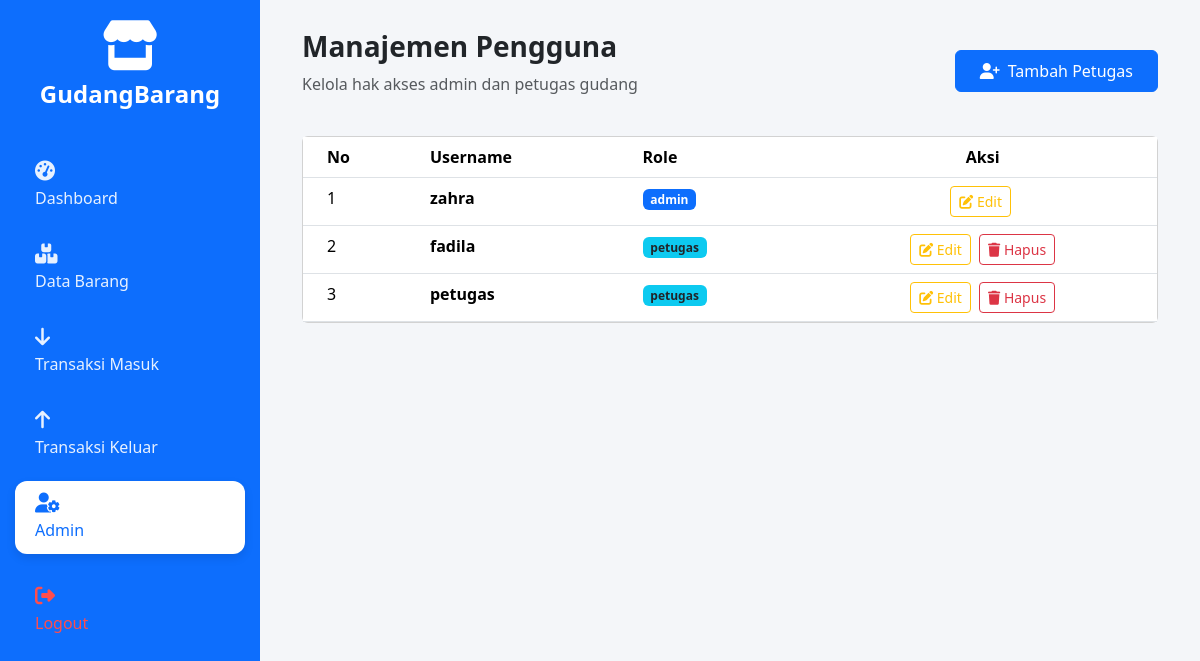
The page /admin.php (signed in) on the database its author committed.
### tables this page shows
CREATE TABLE `users` (
  `id_user` int NOT NULL,
  `username` varchar(20) DEFAULT NULL,
  `gmail` varchar(50) DEFAULT NULL,
  `password` varchar(255) DEFAULT NULL,
  `role` enum('admin','petugas') NOT NULL
);

### admin.php (the view, shortened to what this page needs)
<?php
include 'koneksi.php';
$role = isset($_SESSION['role']) ? $_SESSION['role'] : 'user';
$active_page = "admin";
$dataUser = mysqli_query($conn, "SELECT * FROM users ORDER BY role ASC, username ASC");
?>
<!DOCTYPE html>
<html lang="id">
<head>
    <link rel="stylesheet" href="https://cdn.jsdelivr.net/npm/bootstrap@5.3.3/dist/css/bootstrap.min.css">
    <link rel="stylesheet" href="https://cdnjs.cloudflare.com/ajax/libs/font-awesome/6.5.0/css/all.min.css">
</head>
<body>
    <aside class="main-sidebar">
        <div class="sidebar-brand">
            <i class="fas fa-store"></i>
            <h2>GudangBarang</h2>
        </div>
        <ul class="nav-sidebar">
            <li class="nav-item">
                <a href="dashboard.php" class="nav-link <?php if ($active_page == 'dashboard') echo 'active'; ?>">
                    <i class="fas fa-tachometer-alt"></i>
                    <p>Dashboard</p>
                </a>
            </li>
            <li class="nav-item">
                <a href="tambah.php" class="nav-link <?php if ($active_page == 'data_barang') echo 'active'; ?>">
                    <i class="fas fa-boxes-stacked"></i>
                    <p>Data Barang</p>
                </a>
            </li>
            <li class="nav-item">
                <a href="transaksi_masuk.php" class="nav-link <?php if ($active_page == 'transaksi_masuk') echo 'active'; ?>">
                    <i class="fas fa-arrow-down"></i>
                    <p>Transaksi Masuk</p>
                </a>
            </li>
            <li class="nav-item">
                <a href="transaksi_keluar.php" class="nav-link <?php if ($active_page == 'transaksi_keluar') echo 'active'; ?>">
                    <i class="fas fa-arrow-up"></i>
                    <p>Transaksi Keluar</p>
                </a>
            </li>
            <?php if ($role == 'admin') : ?>
                <li class="nav-item">
                    <a href="admin.php" class="nav-link <?php if ($active_page == 'admin') echo 'active'; ?>">
                        <i class="fas fa-user-cog"></i>
                        <p>Admin</p>
                    </a>
                </li>
            <?php endif; ?>
            <li class="nav-item">
                <a href="logout.php" class="nav-link logout-link">
                    <i class="fas fa-sign-out-alt"></i>
                    <p>Logout</p>
                </a>
            </li>
    </aside>
    <div class="content-wrapper">
        <div class="container-fluid">
            <div class="row mb-4 align-items-center">
                <div class="col">
                    <h3 class="fw-bold text-gray-800">Manajemen Pengguna</h3>
                    <p class="text-muted">Kelola hak akses admin dan petugas gudang</p>
                </div>
                <div class="col-auto">
                    <button class="btn btn-primary px-4 py-2" data-bs-toggle="modal" data-bs-target="#tambahPetugas">
                        <i class="fas fa-user-plus me-2"></i>Tambah Petugas
                    </button>
                </div>
            </div>
            <div class="card">
                <div class="card-body p-0">
                    <div class="table-responsive">
                        <table class="table table-hover mb-0">
                            <thead>
                                <tr>
                                    <th class="ps-4">No</th>
                                    <th>Username</th>
                                    <th>Role</th>
                                    <th class="text-center">Aksi</th>
                                </tr>
                            </thead>
                            <tbody>
                                <?php $no = 1;
                                while ($u = mysqli_fetch_assoc($dataUser)): ?>
                                    <tr>
                                        <td class="ps-4"><?= $no++; ?></td>
                                        <td class="fw-semibold"><?= htmlspecialchars($u['username']); ?></td>
                                        <td>
                                            <span class="badge badge-role <?= $u['role'] == 'admin' ? 'bg-primary' : 'bg-info text-dark' ?>">
                                                <?= $u['role']; ?>
                                            </span>
                                        </td>
                                        <td class="text-center">
                                            <?php if ($_SESSION['id_user'] == $u['id_user'] || $u['role'] == 'petugas'): ?>
                                                <button class="btn btn-sm btn-outline-warning me-1" data-bs-toggle="modal" data-bs-target="#editModal<?= $u['id_user']; ?>">
                                                    <i class="fas fa-edit"></i> Edit
                                                </button>
                                            <?php endif; ?>
                                            <?php if ($u['role'] == 'petugas'): ?>
                                                <a href="admin.php?hapus=<?= $u['id_user']; ?>" class="btn btn-sm btn-outline-danger" onclick="return confirm('Apakah Anda yakin ingin menghapus petugas ini?')">
                                                    <i class="fas fa-trash"></i> Hapus
                                                </a>
                                            <?php endif; ?>
                                        </td>
                                    </tr>
                                <?php endwhile; ?>
                            </tbody>
                        </table>
                    </div>
                </div>
            </div>
        </div>
    </div>
</body>
</html>

### admin.php (style rules this page uses)
body { background-color: #f4f6f9; font-family: 'Segoe UI', sans-serif; }
.main-sidebar { width: 260px; height: 100vh; position: fixed; top: 0; left: 0; background-color: #0d6efd; padding: 20px 15px; color: white; z-index: 1000; }
.sidebar-brand { text-align: center; margin-bottom: 40px; }
.sidebar-brand i { font-size: 50px; margin-bottom: 10px; }
.sidebar-brand h2 { font-size: 24px; font-weight: bold; margin: 0; }
.nav-sidebar { list-style: none; padding: 0; }
.nav-item { margin-bottom: 10px; }
.nav-link { display: flex; flex-direction: column; align-items: flex-start; padding: 12px 20px; color: rgba(255, 255, 255, 0.9); text-decoration: none; border-radius: 12px; transition: 0.3s; }
.nav-link i { font-size: 20px; margin-bottom: 5px; }
.nav-link p { margin: 0; font-weight: 500; }
.nav-link.active { background-color: white !important; color: #0d6efd !important; box-shadow: 0 4px 10px rgba(0, 0, 0, 0.1); }
.logout-link { color: #ff4d4d !important; margin-top: 20px; }
.content-wrapper { margin-left: 260px; padding: 30px; }
.table thead { position: sticky; top: 0; background: white; z-index: 1; }

### rows shown on the page
users: username "zahra", role "admin"
users: username "fadila", role "petugas"
users: username "petugas", role "petugas"
